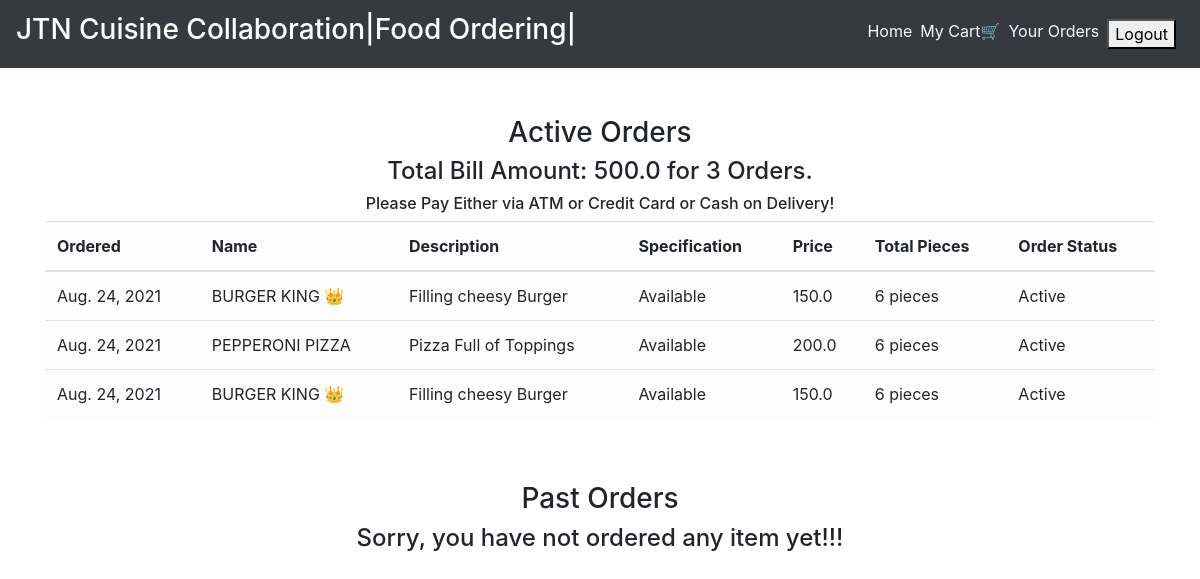
The page /order_details/ (signed in) on the database as committed earlier.
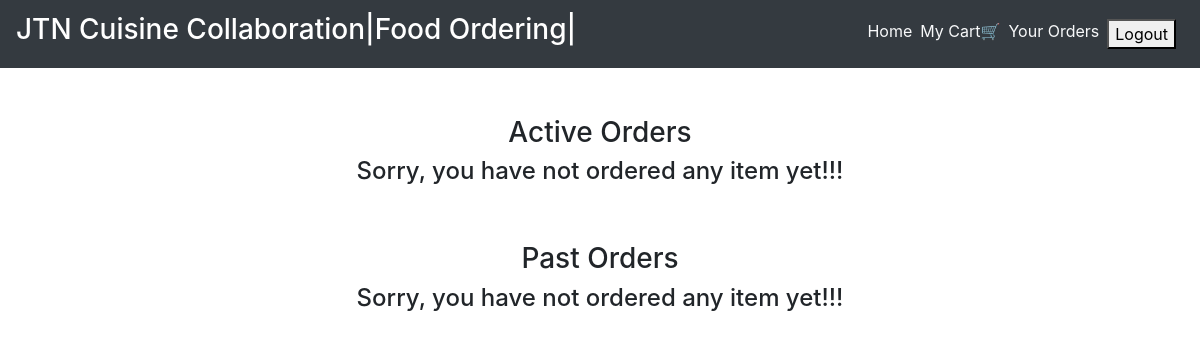
The same page on the database as committed later.
### main/models.py (models this page shows, shortened)
class CartItems(models.Model):
    ORDER_STATUS = (
        ('Active', 'Active'),
        ('Delivered', 'Delivered')
    )
    user = models.ForeignKey(User, on_delete=models.CASCADE)
    item = models.ForeignKey(Item, on_delete=models.CASCADE)
    ordered = models.BooleanField(default=False)
    quantity = models.IntegerField(default=1)
    ordered_date = models.DateField(default=timezone.now)
    status = models.CharField(max_length=20, choices=ORDER_STATUS, default='Active')
    delivery_date = models.DateField(default=timezone.now)
    class Meta:
        verbose_name = 'Cart Item'
        verbose_name_plural = 'Cart Items'

class Item(models.Model):
    LABELS = (
        ('Best Selling Foods', 'Best Selling Foods'),
        ('New Food', 'New Food'),
        ('Spicy Foods🔥', 'Spicy Foods🔥'),
    )
    LABEL_COLOUR = (
        ('danger', 'danger'),
        ('success', 'success'),
        ('primary', 'primary'),
        ('info', 'info'),
        ('warning', 'warning'),
    )
    title = models.CharField(max_length=150)
    description = models.CharField(max_length=250,blank=True)
    price = models.FloatField()
    pieces = models.IntegerField(default=6)
    instructions = models.CharField(max_length=250,default="Available")
    image = models.ImageField(default='default.png', upload_to='images/')
    labels = models.CharField(max_length=25, choices=LABELS, blank=True)
    label_colour = models.CharField(max_length=15, choices=LABEL_COLOUR, blank=True)
    slug = models.SlugField(default="foods")
    created_by = models.ForeignKey(User, on_delete=models.CASCADE)

### main/views.py (the view)
# urls.py: path('order_details/', views.order_details, name='order_details'),
@login_required
def order_details(request):
    items = CartItems.objects.filter(user=request.user, ordered=True,status="Active").order_by('-ordered_date')
    cart_items = CartItems.objects.filter(user=request.user, ordered=True,status="Delivered").order_by('-ordered_date')
    bill = items.aggregate(Sum('item__price'))
    number = items.aggregate(Sum('quantity'))
    pieces = items.aggregate(Sum('item__pieces'))
    total = bill.get("item__price__sum")
    count = number.get("quantity__sum")
    total_pieces = pieces.get("item__pieces__sum")
    context = {
        'items':items,
        'cart_items':cart_items,
        'total': total,
        'count': count,
        'total_pieces': total_pieces
    }
    return render(request, 'main/order_details.html', context)

### main/templatetags/get_group.py (called while the page is built)
@register.filter(name='has_group')
def has_group(user, group_name):
    return user.groups.filter(name=group_name).exists()

### main/templates/main/order_details.html
{% extends "main/layout.html" %}
{% block content %}
<div class="cart">
    <div class="container">
        <div class="row">
            <div class="col-sm-12 mt-5">
                <h3 class="text-center">Active Orders</h3>
                {% if items %}
                <h4 class="text-center">Total Bill Amount: {{total}} for {{ count }} Orders.</h4>
                <h6 class="text-center">Please Pay Either via ATM or Credit Card or Cash on Delivery!</h6>
                <div class="table-responsive">
                    <table class="table table-light">
                        <thead>
                        <tr>
                            <th scope="col">Ordered</th>
                            <th scope="col">Name</th>
                            <th scope="col">Description</th>
                            <th scope="col">Specification</th>
                            <th scope="col">Price</th>
                            <th scope="col">Total Pieces</th>
                            <th scope="col">Order Status</th>
                        </tr>
                        </thead>
                        <tbody>
                            {% for item_active in items %}
                        <tr>
                            <td>{{ item_active.ordered_date }}</td>
                            <td>{{ item_active.item.title }} <span class="badge badge-{{ item_active.item.label_colour }}">{{ item_active.item.labels }}</span></td>
                            <td>{{ item_active.item.description }}</td>
                            <td>{{ item_active.item.instructions }}</td>
                            <td>{{ item_active.item.price }}</td>
                            <td>{{ item_active.item.pieces }} pieces</td>
                            <td>{{ item_active.status }}</td>
                        </tr>
                            {% endfor %}
                        </tbody>
                    </table>
                </div>
                {% else %}
                <h4 class="text-center">Sorry, you have not ordered any item yet!!!</h4>
                {% endif %}
            </div>
        </div>
        <div class="row">
            <div class="col-sm-12 mt-5">
                <h3 class="text-center">Past Orders</h3>
                {% if cart_items %}
                <div class="table-responsive">
                    <table class="table table-light">
                        <thead>
                        <tr>
                            <th scope="col">Ordered</th>
                            <th scope="col">Name</th>
                            <th scope="col">Description</th>
                            <th scope="col">Specification</th>
                            <th scope="col">Price</th>
                            <th scope="col">Total Pieces</th>
                            <th scope="col">Order Status</th>
                            <th scope="col">Delivery Date</th>
                        </tr>
                        </thead>
                        <tbody>
                            {% for cart in cart_items %}
                        <tr>
                            <td>{{ cart.ordered_date }}</td>
                            <td>{{ cart.item.title }} <span class="badge badge-{{ cart.item.label_colour }}">{{ cart.item.labels }}</span></td>
                            <td>{{ cart.item.description }}</td>
                            <td>{{ cart.item.instructions }}</td>
                            <td>{{ cart.item.price }}</td>
                            <td>{{ cart.item.pieces }} pieces</td>
                            <td>{{ cart.status }}</td>
                            <td>{{ cart.delivery_date }}</td>
                        </tr>
                            {% endfor %}
                        </tbody>
                    </table>
                </div>
                {% else %}
                <h4 class="text-center">Sorry, you have not ordered any item yet!!!</h4>
                {% endif %}
            </div>
        </div>
    </div>
</div>
{% endblock content %}

### main/templates/main/layout.html (shortened to what this page needs)
{% load get_group %}
{% load static %}
<!DOCTYPE html>
<html lang="en">
<head>
    <link rel="stylesheet" href="https://maxcdn.bootstrapcdn.com/bootstrap/4.0.0/css/bootstrap.min.css">
    <link rel="stylesheet" type="text/css" href="{% static 'main/styles.css' %}">
</head>
<body>
    <nav class="navbar navbar-expand-lg navbar-dark bg-dark">
        <a class="navbar-brand" href="/"><h3>JTN Cuisine Collaboration|Food Ordering|</h3></a>
        <div class="collapse navbar-collapse" id="navbarNav">
            <ul class="navbar-nav ml-auto">
                    <li><a href="{% url 'main:home' %}" class="mr-2 text-light">Home</a></li>
                {% if user.is_authenticated %}
                    {% if request.user|has_group:"admin_owner" %}
                        <li><a href="{% url 'main:admin_dashboard' %}" class="mr-2 text-light">DashBoard</a></li>
                        <li>
                            <form class="logout-link" action="{% url 'accounts:logout' %}" method="post">
                                {% csrf_token %}
                                <button type="submit" class="mr-2">Logout</button>
                            </form>
                        </li>
                    {% else %}
                        <li><a href="{% url 'main:cart' %}" class="mr-2 text-light">My Cart🛒</a></li>
                        <li><a href="{% url 'main:order_details' %}" class="mr-2 text-light">Your Orders</a></li>
                        <li>
                            <form class="logout-link" action="{% url 'accounts:logout' %}" method="post">
                                <button type="submit" class="mr-2">Logout</button>
                            </form>
                        </li>
                    {% endif %}
                {% else %}
                    <li><a href="{% url 'accounts:login' %}" class="mr-2 text-light">Login</a></li>
                    <li><a href="{% url 'accounts:signup' %}" class="mr-2 text-light">SignUp</a></li>
                {% endif %}
            </ul>
        </div>
    </nav>
    <main role="main">
        {% block content %}{% endblock %}
    </main>

Rows that differ between the two databases and show on the page:
removed CartItems: ordered_date "Aug. 24, 2021", item "BURGER KING 👑", item.description "Filling cheesy Burger", item.instructions "Available", item.price "150.0", item.pieces "6", status "Active"
removed CartItems: ordered_date "Aug. 24, 2021", item "PEPPERONI PIZZA", item.description "Pizza Full of Toppings", item.instructions "Available", item.price "200.0", item.pieces "6", status "Active"
removed CartItems: ordered_date "Aug. 24, 2021", item "BURGER KING 👑", item.description "Filling cheesy Burger", item.instructions "Available", item.price "150.0", item.pieces "6", status "Active"
Other text that changed with them:
{{ total }}: "500.0" → (not shown)
{{ count }}: "3" → (not shown)
text no longer shown: "Total Bill Amount: for Orders. Please Pay Either via ATM or Credit Card or Cash on Delivery! Ordered Name Description Specification Price Total Pieces Order Status"
text now shown: "Sorry, you have not ordered any item yet!!!"
